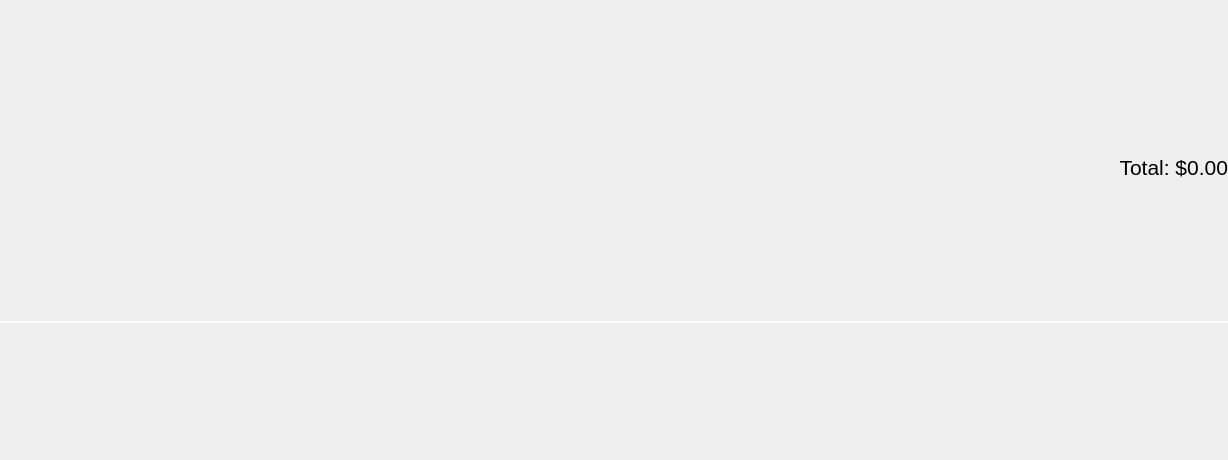
<?xml version="1.0" encoding="UTF-8"?>
<ui version="4.0">
 <class>MergedScreenNode</class>
 <widget class="QWidget" name="MergedScreenNode">
  <property name="geometry">
   <rect>
    <x>0</x>
    <y>0</y>
    <width>1228</width>
    <height>460</height>
   </rect>
  </property>
  <property name="sizePolicy">
   <sizepolicy hsizetype="Preferred" vsizetype="Preferred">
    <horstretch>0</horstretch>
    <verstretch>0</verstretch>
   </sizepolicy>
  </property>
  <property name="windowTitle">
   <string>Form</string>
  </property>
  <property name="styleSheet">
   <string notr="true">QLabel {color: white};
border: 2px solid white;
border-bottom-color: rgb(0, 0, 0);</string>
  </property>
  <layout class="QVBoxLayout" name="verticalLayout">
   <property name="leftMargin">
    <number>0</number>
   </property>
   <property name="topMargin">
    <number>0</number>
   </property>
   <property name="rightMargin">
    <number>0</number>
   </property>
   <property name="bottomMargin">
    <number>0</number>
   </property>
   <item>
    <layout class="QGridLayout" name="transactions"/>
   </item>
   <item>
    <spacer name="verticalSpacer">
     <property name="orientation">
      <enum>Qt::Vertical</enum>
     </property>
     <property name="sizeType">
      <enum>QSizePolicy::Fixed</enum>
     </property>
     <property name="sizeHint" stdset="0">
      <size>
       <width>20</width>
       <height>20</height>
      </size>
     </property>
    </spacer>
   </item>
   <item>
    <widget class="QLabel" name="total">
     <property name="sizePolicy">
      <sizepolicy hsizetype="Preferred" vsizetype="Fixed">
       <horstretch>0</horstretch>
       <verstretch>0</verstretch>
      </sizepolicy>
     </property>
     <property name="font">
      <font>
       <pointsize>16</pointsize>
      </font>
     </property>
     <property name="text">
      <string>Total: $0.00</string>
     </property>
     <property name="alignment">
      <set>Qt::AlignRight|Qt::AlignTrailing|Qt::AlignVCenter</set>
     </property>
    </widget>
   </item>
   <item>
    <widget class="QWidget" name="line" native="true">
     <property name="sizePolicy">
      <sizepolicy hsizetype="Preferred" vsizetype="Fixed">
       <horstretch>0</horstretch>
       <verstretch>0</verstretch>
      </sizepolicy>
     </property>
     <property name="minimumSize">
      <size>
       <width>0</width>
       <height>2</height>
      </size>
     </property>
     <property name="maximumSize">
      <size>
       <width>16777215</width>
       <height>2</height>
      </size>
     </property>
     <property name="styleSheet">
      <string notr="true">background-color: rgb(255, 255, 255);</string>
     </property>
    </widget>
   </item>
  </layout>
 </widget>
 <resources/>
 <connections/>
</ui>
